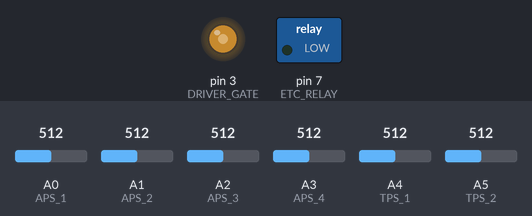
Recording of a sketch running on a simulated SparkFun Pro Micro, built with avr-gcc and run on an emulated ATmega32U4. Parts: switched loads named in the sketch (green lamp = pin HIGH), output pins drawn as LEDs (lit = HIGH). The test bench sets the inputs (shaded band); at power-on: A0 (APS_1) = 512, A1 (APS_2) = 512, A2 (APS_3) = 512, A3 (APS_4) = 512, A4 (TPS_1) = 512, A5 (TPS_2) = 512. What the sketch prints to the serial monitor is not drawn.

Above: at 1.2 s.
1.3 s: A0 (APS_1) set to 525
At 1.35 s:
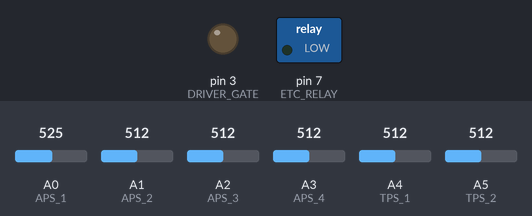
2.9 s: A1 (APS_2) set to 529
4.4 s: A1 (APS_2) set to 556
At 5.3 s:
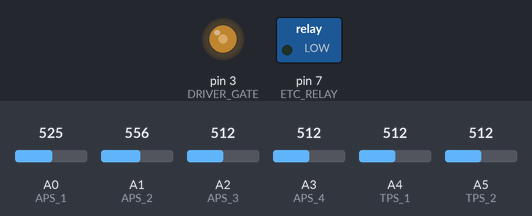
6.0 s: A2 (APS_3) set to 527
7.5 s: A2 (APS_3) set to 546
At 8.8 s:
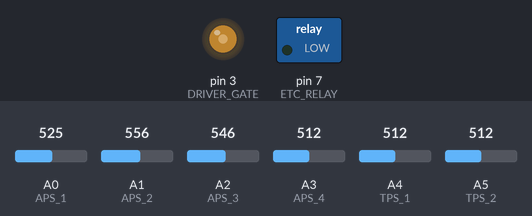
9.1 s: A3 (APS_4) set to 716
At 10.1 s:
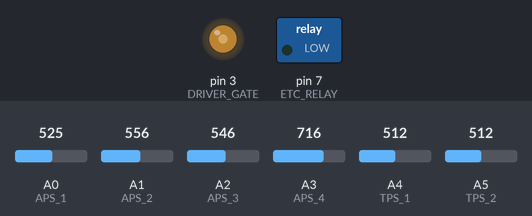
Timing chart, 0 to 11.7 s (numbered marks = the images above; inputs shaded):
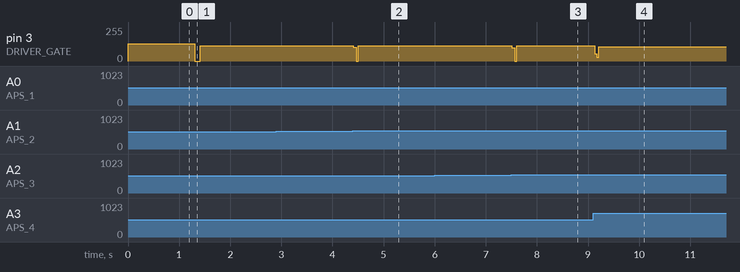

The sketch:

formula_ETC.ino
```cpp
#define DRIVER_GATE 3 //D5
#define ETC_RELAY 7 //D7

#define APS_1 A0 //
#define APS_2 A1 //A1
#define APS_3 A2 //A2
#define APS_4 A3 //A3`

#define TPS_1 A4 //A8 for pro micro / lenardo
#define TPS_2 A5 //A9 for pro micro / lenardo

volatile int updatedPercentage;
volatile int throttlePosition;
volatile int calculatedThrottle;

volatile int apsValue1;
volatile int apsValue2;
volatile int apsValue3;
volatile int apsValue4;
volatile int apsAverage;

volatile int tpsValue1;
volatile int tpsValue2;
volatile int tpsAverage;

volatile int warningLevel;

int thresholdAnalogWarningValue = 100;

void setup() {

Serial.begin(9600);

pinMode(APS_1,INPUT_PULLUP);
pinMode(APS_2,INPUT_PULLUP);
pinMode(APS_3,INPUT_PULLUP);
pinMode(APS_4,INPUT_PULLUP);

pinMode(TPS_1,INPUT_PULLUP);
pinMode(TPS_2,INPUT_PULLUP);

pinMode(DRIVER_GATE,OUTPUT);
pinMode(ETC_RELAY,OUTPUT);

}

void loop() {

  warningLevel = 0;

  apsValue1 = analogRead(APS_1);
  apsValue2 = analogRead(APS_2);
  apsValue3 = analogRead(APS_3);
  apsValue4 = analogRead(APS_4);

  apsAverage = (apsValue1+apsValue2+apsValue3+apsValue4)/4;

  tpsValue1 = analogRead(TPS_1);
  tpsValue2 = 1024 - analogRead(TPS_2);

  tpsAverage = (tpsValue1+tpsValue2)/2;

  Serial.print("APS1: ");
  Serial.print(apsValue1);
  Serial.print(", APS2: ");
  Serial.print(apsValue2);
  Serial.print(", APS3: ");
  Serial.print(apsValue3);
  Serial.print(", APS4: ");
  Serial.print(apsValue4);
  Serial.print(", TPS1: ");
  Serial.print(tpsValue1);
  Serial.print(", TPS2: ");
  Serial.print(tpsValue2);
  Serial.println();

  Serial.print("APS Average: ");
  Serial.print(apsAverage);
  Serial.print(", TPS Average: ");
  Serial.print(tpsAverage);
  Serial.println();

  // check O.C:

   if(apsValue1>1000){
    warningLevel++;
   }
   if(apsValue2>1000){
    warningLevel++;
   }
   if(apsValue3>1000){
    warningLevel++;
   }
   if(apsValue4>1000){
    warningLevel++;
   }


  // Compare Sensors:

  if(abs(apsValue1-apsValue2) > thresholdAnalogWarningValue){
    warningLevel++;
  }else if(abs(apsValue1-apsValue3) > thresholdAnalogWarningValue){
    warningLevel++;
  }else if(abs(apsValue1-apsValue4) > thresholdAnalogWarningValue){
    warningLevel++;
  }

  if(abs(apsValue2-apsValue3) > thresholdAnalogWarningValue){
    warningLevel++;
  }else if(abs(apsValue2-apsValue4) > thresholdAnalogWarningValue){
    warningLevel++;
  }

  if(abs(apsValue3-apsValue4) > thresholdAnalogWarningValue){
    warningLevel++;
  }

  // Compare Sensors ^

  if(warningLevel>8){ // debug 8
      shutdownETB();
  }else{

    // Not enough warning to disable ETC, it has a Go!

   //calculatedThrottle = (((apsValue1+apsValue2+apsValue3+apsValue4)/4))/10.24;
   calculatedThrottle = (1024-apsAverage)/10.24;// debug
    Serial.print("Average Calculated: ");
    Serial.print(calculatedThrottle);
    Serial.println("%");
    setThrottlePercentage(calculatedThrottle);

  }


}

void setThrottlePercentage(int percentage){

if(updatedPercentage > percentage ){
    analogWrite(DRIVER_GATE,0);
    delay(50);
}

if(percentage<50){
 analogWrite(DRIVER_GATE,0);
}
  //analogWrite(3,0);
  Serial.print("Setting Throttle to ");
  Serial.print(percentage);
  Serial.println("%");

if(percentage<10){
 throttlePosition = 0;
}else if(percentage>90){
 throttlePosition =255;
}else{
  throttlePosition = 100+(percentage*0.6);
}


  //analogWrite(2,throttlePosition);

  analogWrite(DRIVER_GATE,throttlePosition);
  Serial.println(throttlePosition);

  /*

  //throttlePosition = percentage*2.55;
  throttlePosition = 40+(percentage*0.7);
  Serial.println(throttlePosition);
  //analogWrite(DRIVER_IN_1,HIGH);
  //analogWrite(DRIVER_IN_3,HIGH);

  //analogWrite(DRIVER_IN_4,throttlePosition);
  analogWrite(DRIVER_IN_1,100);
  analogWrite(DRIVER_IN_2,100);
  analogWrite(DRIVER_IN_3,100);
  analogWrite(DRIVER_IN_4,100);
  //digitalWrite(DRIVER_IN_4,LOW);
  digitalWrite(DRIVER_EN_A,HIGH);
  digitalWrite(DRIVER_EN_B,HIGH);

  */

  //analogWrite(DRIVER_IN_1,throttlePosition);
  //analogWrite(DRIVER_IN_3,throttlePosition);
  //digitalWrite(DRIVER_IN_4,LOW);
  //digitalWrite(DRIVER_IN_4,LOW);
  updatedPercentage = percentage;
}

void shutdownETB(){
  digitalWrite(ETC_RELAY,LOW);
  digitalWrite(DRIVER_GATE,LOW);
  Serial.println("ETB Shutdown");
}

void enableETB(){
  digitalWrite(ETC_RELAY,HIGH);
}
```

Measured:
- the behaviour switches between 515 and 516 on A0 (APS_1) (found by bisection; images 0 and 1)
- the behaviour switches between 542 and 543 on A1 (APS_2) (found by bisection; images 1 and 2)
- after the input at 1.3 s, pin 3 (DRIVER_GATE): 130/255 → 0/255 at once, → 114/255 0.10 s later
- after the input at 4.4 s, pin 3 (DRIVER_GATE): 114/255 → 113/255 at once
- after the input at 7.5 s, pin 3 (DRIVER_GATE): 113/255 → 101/255 at once, → 0/255 0.06 s later, → 113/255 0.04 s later
- after the input at 9.1 s, pin 3 (DRIVER_GATE): 113/255 → 108/255 at once
